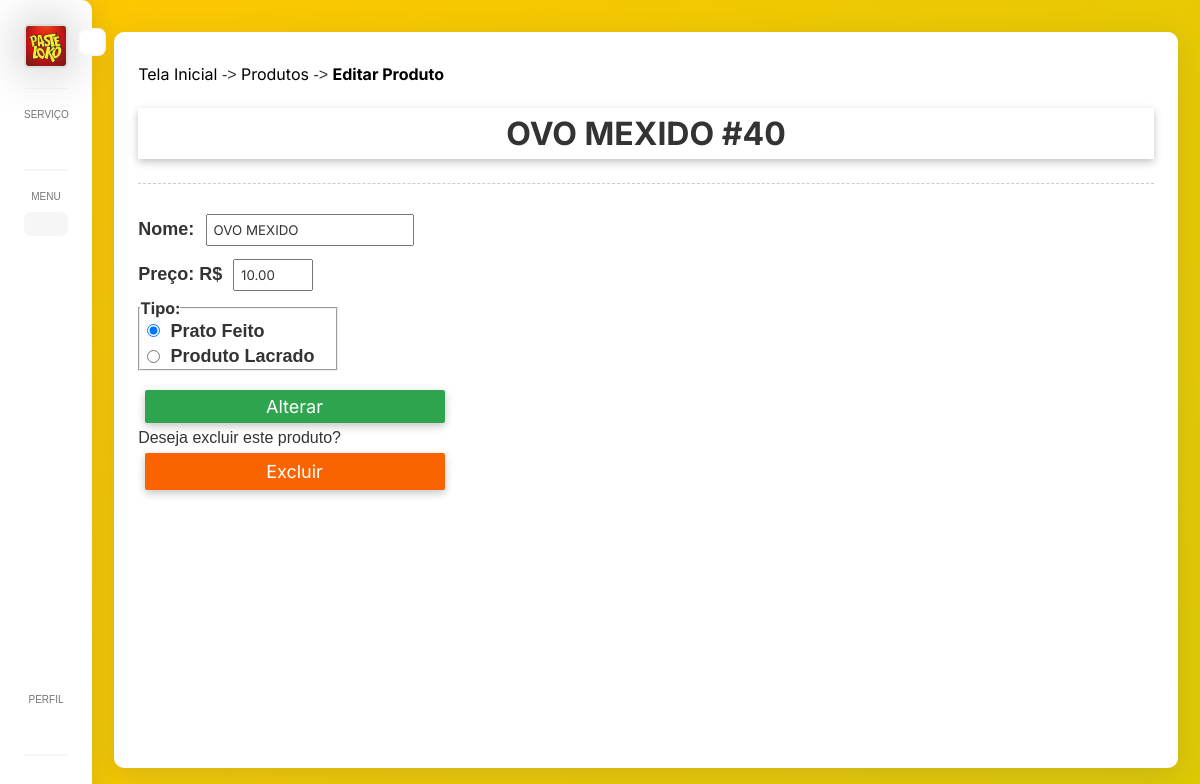
The app's page /screens/produto/alterar.php?codigo=40 with its own data.
### tables this page shows
CREATE TABLE `produtos` (
  `codigo` int(11) NOT NULL AUTO_INCREMENT,
  `nome` varchar(45) NOT NULL,
  `preco` decimal(10,2) NOT NULL,
  `tipo` varchar(45) NOT NULL,
  PRIMARY KEY (`codigo`)
);

### db/produto.php (called while the page is built, shortened)
<?php
    include_once("config.php");
    function consultarProdutoPorId($codigo){
        global $pdo;
        $sql = "SELECT * FROM produtos where codigo = :codigo";
        $stm = $pdo->prepare($sql);
        $stm->bindParam(":codigo", $codigo);
        $stm->execute();
        return $stm->fetch(PDO::FETCH_ASSOC);
    }

### screens/produto/index.php (the view, shortened to what this page needs)
<?php
    $cadastrar = basename($_SERVER['PHP_SELF']) === 'cadastrar.php';
?>
<!DOCTYPE html>
<html lang="en">
  <head>
    <link rel="stylesheet" href="/<?=explode('/', $_SERVER['REQUEST_URI'])[1]?>/assets/style.global.css?<?=random_int(100, 999)?>" />
  </head>
  <body>
    <div class="container" style="display: flex;">
        <?php include('../../includes/menu/index.php') ?>
        <div id="pagina" style="display: flex;width: 100%;">
            <div class="background">
               <div class="header-products">
                <p class="product-title"><a class="text-none black" href="#">Tela Inicial</a> -> <a class="text-none black" href="consultar.php">Produtos</a>  -> <span class="bold"><a class="text-none black" href="#"><?= $cadastrar?'Adicionar Produto' : 'Editar Produto' ?></a></span></p>
               </div>
               <div class="titulo-produto">
                    <h1
                    <?php if (!$cadastrar): ?>
                        action="alterar.php"
                    <?php endif; ?>
                    name="fProdutos"
                    data-codigo="<?php echo $resultado['codigo']; ?>"
                    class="fProdutos">
                        <?php echo !$cadastrar ? $resultado['nome'] . " #" . $resultado['codigo'] : 'ADICIONAR PRODUTO'; ?>
                    </h1>
                </div>
               <div class="sublinhado"></div>
               <div class="body-cadastro">
                    <form class="form-alterar-produto" method="POST" action="<?= $cadastrar ? 'cadastrar.php' : 'alterar.php' ?>" name="fProdutos" data-codigo="<?php echo $resultado["codigo"]; ?>" class="fProdutos">
                        <div class="linha1-form">
                            <div>
                                <label for="nome">Nome: </label>
                                <input autocomplete="off" value="<?=$resultado['nome'] ?? ''?>" id="nome" type="text" name="nome" />
                            </div>
                            <div>
                                <label for="preco">Preço: R$</label>
                                <input class="input-preco" autocomplete="off" value="<?=$resultado['preco'] ?? ''?>" placeholder="0.00" id="preco" type="text" name="preco" />
                            </div>
                            <fieldset>
                            <legend for="tipo"><b>Tipo:</b></legend>
                            <div>
                              <input type="radio" id="pratofeito" name="tipo" value="Prato Feito" <?= ($resultado['tipo']??"") === "Prato Feito" ? 'checked' : '' ?>/>
                              <label for="pratofeito">Prato Feito</label>
                            </div>
                            <div>
                              <input type="radio" id="produtolacrado" name="tipo" value="Produto Lacrado" <?= ($resultado['tipo']??"") === "Produto Lacrado" ? 'checked' : '' ?>/>
                              <label for="produtolacrado">Produto Lacrado</label>
                            </div>
                          </fieldset>
                        </div>
                          <input class="button" type="submit" value="<?= $cadastrar?'Adicionar' : 'Alterar' ?>" onclick="addProduto(nome.value,preco.value,tipo.value)" />
                    </form>
                    <div class="excluir-item <?= $cadastrar?'hidden' : '' ?>">
                        <p>Deseja excluir este produto?</p>
                        <input class="button btn-excluir" type="button" value="Excluir">
                    </div>
        </div>
    </div>
  </body>
</html>

### assets/style.global.css (style rules this page uses)
* { margin: 0; padding: 0; box-sizing: border-box; font-family: 'Inter',sans-serif; color: #333333; }
body { background:linear-gradient(120deg,#FFC700,#DEC904); overflow: hidden; }
.container { width: 100%; min-height: 100vh; }
.background { height: 92vh; width: 96%; background-color: white; margin: 4vh 2%; border-radius: 10px; box-shadow: rgba(100, 100, 111, 0.2) 0px 7px 29px 0px; padding: 16px 24px; overflow: hidden; }
.header-products { display: flex; margin: 16px 0px; }
.bold { font-weight: bold; }
.text-none { text-decoration: none; }
.black { color: black; }
.titulo-produto { display: flex; width: 100%; align-items: center; justify-content: center; margin: 24px 0px; padding: 6px; box-shadow: rgba(0, 0, 0, 0.24) 0px 3px 8px; }
.titulo-produto { color: #333333; }
.sublinhado { border-bottom: 1px solid black; }
.sublinhado { border-bottom: 1px dashed #ccc; }
.button { cursor: pointer; padding: 8px 18px; font-size: 18px; color: white; background-color: #2EA44F; box-shadow: rgba(0, 0, 0, 0.24) 0px 3px 8px; border: none; transition: 0.15s; border-radius: 2px; width: 300px; }
.btn-excluir { background-color: #FA6400; }
p, label { font: 1rem 'Fira Sans', sans-serif; }
input { margin: 0.4rem; padding: 5px; }
fieldset { width: 200px; }
.fProdutos { display: flex; flex-direction: column; align-items: flex-start; gap: 4px; }
.form-alterar-produto { margin-top: 24px; display: flex; flex-direction: column; gap: 12px; }
.form-alterar-produto label { font-size: 18px; font-weight: bold; }
.form-alterar-produto input { padding: 6px; }
.form-alterar-produto .input-preco { width: 80px; }

### records on screen
produtos: nome "OVO MEXIDO", codigo "40", preco "10.00", tipo "☑ Prato Feito", tipo "☐ Produto Lacrado"
